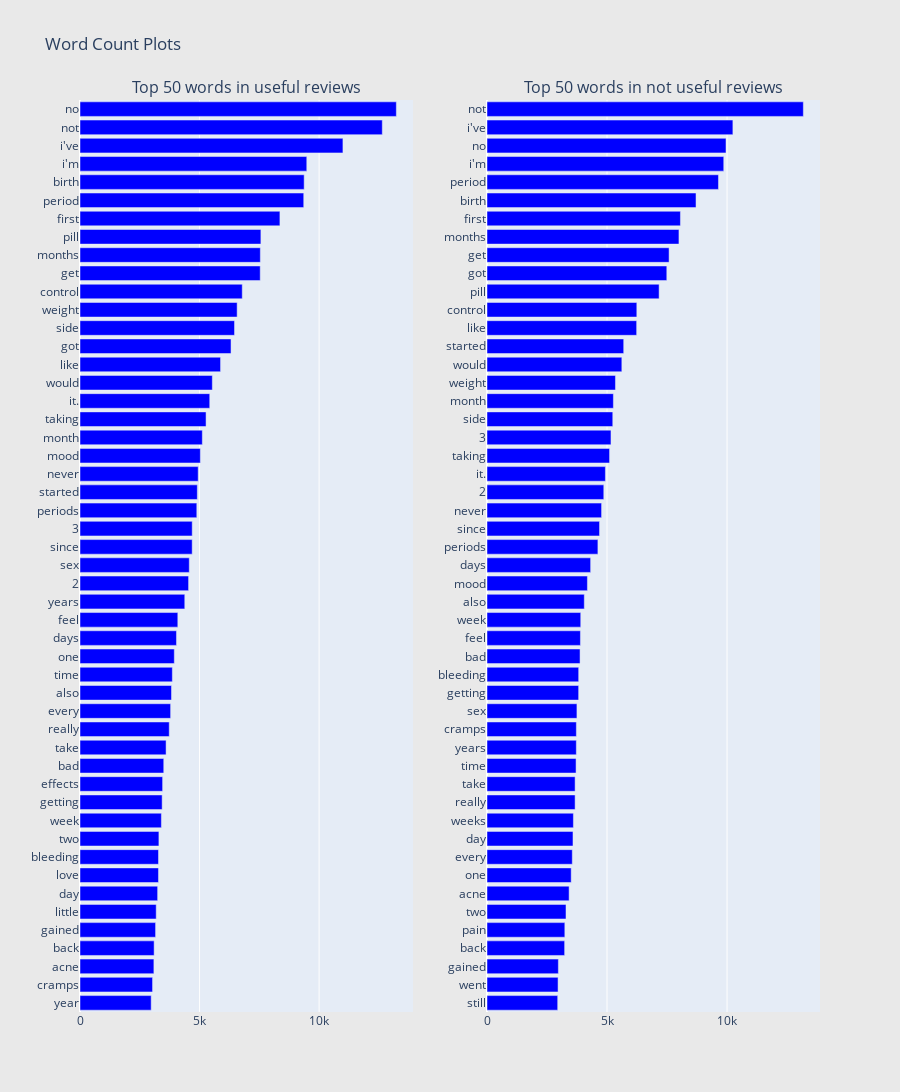

Write notebook code for a chart like this one.
### Code cell
# useful reviews as determined by threshold
fd1 = freq_ngrams(bc_above_thresh, STOPWORDS, 1)
df1 = fd1.head(50)
trace1 = set_bar_chart(df1)

# not useful reviews as determined by threshold
fd2 = freq_ngrams(bc_below_thresh, STOPWORDS, 1)
df2 = fd2.head(50)
trace2 = set_bar_chart(df2)

# Creating two subplots
fig = tools.make_subplots(rows=1, cols=2, vertical_spacing=0.04,
                          subplot_titles=["Top 50 words in useful reviews", 
                                          "Top 50 words in not useful reviews"])
fig.append_trace(trace1, 1, 1)
fig.append_trace(trace2, 1, 2)
fig['layout'].update(height=1200, width=900, paper_bgcolor='rgb(233,233,233)', title="Word Count Plots")
fig.show()

### Figure 1 — Plotly figure (JSON) as saved in the notebook; plotly's stock layout.template omitted (floating-point values rounded to 4 significant figures)
{"data": [{"marker": {"color": "blue"}, "orientation": "h", "showlegend": false, "type": "bar", "x": [2977, 3034, 3090, 3100, 3161, 3187, 3247, 3282, 3283, 3300, 3404, 3436, 3455, 3503, 3600, 3732, 3790, 3826, 3862, 3944, 4035, 4091, 4382, 4541, 4570, 4692, 4693, 4885, 4907, 4943, 5033, 5116, 5272, 5426, 5534, 5878, 6316, 6462, 6572, 6786, 7537, 7542, 7565, 8361, 9357, 9375, 9484, 10996, 12642, 13230], "xaxis": "x", "y": ["year", "cramps", "acne", "back", "gained", "little", "day", "love", "bleeding", "two", "week", "getting", "effects", "bad", "take", "really", "every", "also", "time", "one", "days", "feel", "years", "2", "sex", "since", "3", "periods", "started", "never", "mood", "month", "taking", "it.", "would", "like", "got", "side", "weight", "control", "get", "months", "pill", "first", "period", "birth", "i'm", "i've", "not", "no"], "yaxis": "y"}, {"marker": {"color": "blue"}, "orientation": "h", "showlegend": false, "type": "bar", "x": [2945, 2960, 2973, 3234, 3242, 3291, 3421, 3507, 3553, 3582, 3599, 3670, 3670, 3710, 3721, 3723, 3746, 3818, 3819, 3876, 3892, 3905, 4053, 4183, 4317, 4620, 4688, 4773, 4865, 4932, 5106, 5164, 5239, 5265, 5351, 5617, 5695, 6234, 6241, 7170, 7490, 7585, 7996, 8058, 8707, 9642, 9862, 9956, 10243, 13178], "xaxis": "x2", "y": ["still", "went", "gained", "back", "pain", "two", "acne", "one", "every", "day", "weeks", "really", "take", "time", "years", "cramps", "sex", "getting", "bleeding", "bad", "feel", "week", "also", "mood", "days", "periods", "since", "never", "2", "it.", "taking", "3", "side", "month", "weight", "would", "started", "like", "control", "pill", "got", "get", "months", "first", "birth", "period", "i'm", "no", "i've", "not"], "yaxis": "y2"}], "layout": {"annotations": [{"font": {"size": 16}, "showarrow": false, "text": "Top 50 words in useful reviews", "x": 0.225, "xanchor": "center", "xref": "paper", "y": 1, "yanchor": "bottom", "yref": "paper"}, {"font": {"size": 16}, "showarrow": false, "text": "Top 50 words in not useful reviews", "x": 0.775, "xanchor": "center", "xref": "paper", "y": 1, "yanchor": "bottom", "yref": "paper"}], "height": 1200, "paper_bgcolor": "rgb(233,233,233)", "title": {"text": "Word Count Plots"}, "width": 900, "xaxis": {"anchor": "y", "domain": [0, 0.45]}, "xaxis2": {"anchor": "y2", "domain": [0.55, 1]}, "yaxis": {"anchor": "x", "domain": [0, 1]}, "yaxis2": {"anchor": "x2", "domain": [0, 1]}}}
